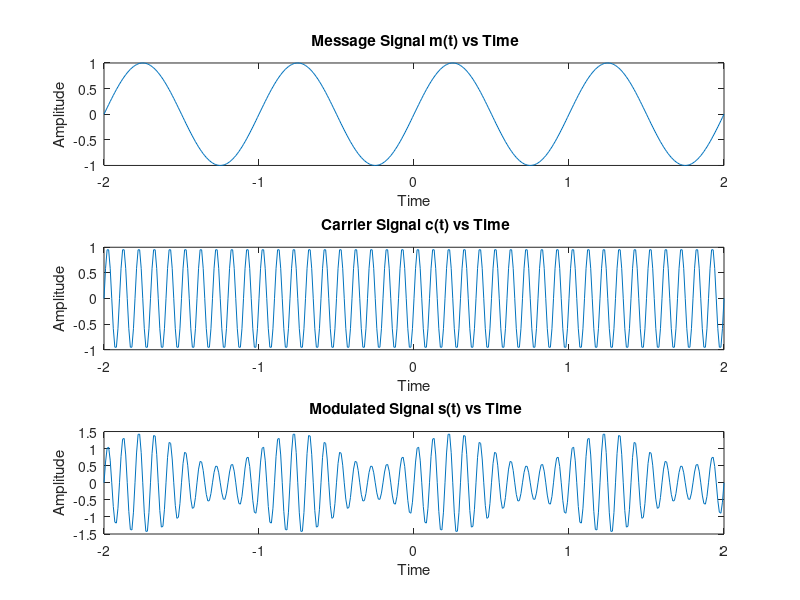

The MATLAB source for this figure:



% % TASK 1 (A)
% a = 15.5  +  3.175j;
% % Part a
% real(a)
% % Part b
% imag(a)
% % Part c
% conj(a)
% % Part d
% angle(a)
% % Part e
% abs(a)



% 
% % TASK 1(B)
% b = [45 5];
% [X, Y] = pol2cart(deg2rad(b(1)),b(2));
% a = X + Y*j;
% % Part a
% real(a)
% % Part b
% imag(a)
% % Part c
% conj(a)
% % Part d
% angle(a)
% % Part e
% abs(a)












% TASK 2(a)(i)
% n = 0:10;
% y = cos(n);
% figure; plot(n, y, ':o');   
% title('Continuous-Time Vs Amplitude Plot');
% xlabel('Continuous Time');
% ylabel('Amplitude');
% figure; stem(n, y);
% title('Discrete-Time Vs Amplitude Plot');
% xlabel('Discrete Time');
% ylabel('Amplitude');

        


% % TASK 2(a)(ii)
% Ts = 0.1;
% Fs = 1/Ts;
% t = 0:Ts:10;
% y = cos(t); 
% figure;
% subplot 121; plot(t, y, ':o'); 
% title('Continuous-Time Vs Amplitude Plot for a sinosuid with non-unit sampling time');
% xlabel('Discrete Time');
% ylabel('Amplitude');
% subplot 122; stem(t, y);
% title('Discrete-Time Vs Amplitude Plot for a sinosuid with non-unit sampling time');
% xlabel('Continuous Time');
% ylabel('Amplitude');




% % TASK 2(b)
% Ts = 0.02;
% Fs = 1/Ts;
% t = 0:Ts:3;
% x = (3.*exp(-t)).*(cos((20.*t) + (pi/3)));
% figure;
% subplot 111; stem(t, x);
% title('Discrete-Time Vs Amplitude Plot for x(t) with 0.02 sampling time');
% xlabel('Discrete Time');
% ylabel('Amplitude');




% clc; clear
% t = -20:1:20;
% y = mod(t,5); %the time vector is divided by 5 and remainder is used to 
% % plot the values resulting in a sawooth wave when plotted w.r.t time,
% % whereas the second argument 5 represents the time period/duration of 
% % one sawtooth pulse
% z = (t>=0); % t>=0 returns logic ‘1’ or ‘0’
% subplot(1,2,1);
% stairs(t,z,'linewidth',2) % This commands draws a stair step graph of the 
% % elements of z, at the locations specified in t.
% title('Unit-step signal');
% xlabel('Time');
% ylabel('Amplitude');
% axis([-20 20 0 1.1]); % This commands limits the axis. The first 2 entries 
% % limits the x-axis with the first entry as minimum and second entry as 
% % maximum for x-axis. The third entry is the minimum axis limit for y-axis 
% % while the fourth entry is the maximum axis limit for y axis.
% subplot(1,2,2);
% plot(t,y,'linewidth',1.5)
% title('Sawtooth signal');
% xlabel('Time');
% ylabel('Amplitude');
% axis([-20 20 0 5.2])










% % Task 3
% clc; clear
% t = -20:0.001:20;
% y = mod(t,5);
% z = (t>=0); % t>=0 returns logic ‘1’ or ‘0’
% stairs(t,z,'linewidth',2)
% title('Unit-step signal');
% xlabel('Time');
% ylabel('Amplitude');
% axis([-20 20 0 1.1]);
% 
% 
% saw_wave = (sawtooth(t,1)+1).*2 % The sawtooth command is used to get a 
% % that gives us the vector that we will used to plot the sawtooth wave with
% % respect to time. It takes two arguement. The first one is t which is 
% % the time vector. While the other arguement is xmax which is taken 1 to be
% % 1 as it represents 2pi.
% hold on
% plot(t,saw_wave,'linewidth',1.5)
% title('Sawtooth signal and Step Unit using Sawtooth command');
% xlabel('Time');
% ylabel('Amplitude');
% axis([-20 20 0 5.2]);
% legend('Unit Step ','Sawtooth')






% % Task 4
% 
% t = 0:0.005:5;
% x1 = sin(2*pi*1*t);
% x2 = sin(2*pi*10*t);
% elements = length(x1);
% noise = randn(1,elements);
% yt = x1 + x2 + 0.2*noise;
% zt1 = filter (ones(1,5)/5 , 1, yt);
% zt2 = filter (ones(1,20)/20 , 1, yt);
% 
% subplot(3,2,1)
% plot(t,x1)
% title('x1 versus time');
% xlabel('Time');
% ylabel('Amplitude');
% 
% subplot(3,2,2)
% plot(t,x2)
% title('x2 versus time');
% xlabel('Time');
% ylabel('Amplitude');
% 
% subplot (3,2,3)
% plot(t,0.2*noise)
% title('0.2*noise versus time');
% xlabel('Time');
% ylabel('Amplitude');
% 
% subplot(3,2,4)
% plot(t,yt)
% title('yt versus time');
% xlabel('Time');
% ylabel('Amplitude');
% 
% subplot(3,2,5)
% plot(t,zt1)
% title('zt versus time for N=5');
% xlabel('Time');
% ylabel('Amplitude');
% 
% subplot(3,2,6)
% plot(t,zt2)
% title('zt versus time for N=20');
% xlabel('Time');
% ylabel('Amplitude');



% % Task 5(a)
% a = 10.09 + 55.3j; 
% b = [85.5 20];
% [X, Y] = pol2cart(deg2rad(b(1)),b(2));
% c = X + Y*j;
% sum = a + c;
% real_value = real(sum)
% imaginary_value = imag(sum)
% complex_conjugate = conj(sum)
% phase_angle = angle(sum)
% magnitude = abs(sum)



% % Task 5(b)
% a = 4 + 10j; 
% b = [10 15];
% [X, Y] = pol2cart(deg2rad(b(1)),b(2));
% c = X + Y*j;
% sum = c - a;
% real_value = real(sum)
% imaginary_value = imag(sum)
% complex_conjugate = conj(sum)
% phase_angle = angle(sum)
% magnitude = abs(sum)



% Task 5 (2) Unit Impulse

% t = (-1:0.01:1);
% impulse = t == 0;
% 
% plot(t,impulse)
% title("Unit Impulse Signal");
% xlabel("Time");
% ylabel("Amplitude");





% % Task 5 (2) Unit Ramp
% 
% t = (-1:0.01:1);
% unitstep = t >= 0;
% ramp = t.*unitstep;
% plot(t,ramp)
% title("Unit Ramp Signal");
% xlabel("Time");
% ylabel("Amplitude");



% Task 6

t = -2:0.01:2;
mt = sin(2*pi*1*t);
ct = sin(2*pi*10*t);
st = (1+(0.5)*mt).*ct;

subplot(3,1,1)
plot(t,mt)
title(' Message Signal m(t) vs Time');
xlabel('Time');
ylabel('Amplitude');

subplot(3,1,2)
plot(t,ct)
title(' Carrier Signal c(t) vs Time');
xlabel('Time');
ylabel('Amplitude');

subplot(3,1,3)
plot(t,st)
title(' Modulated Signal s(t) vs Time');
xlabel('Time');
ylabel('Amplitude');


























































